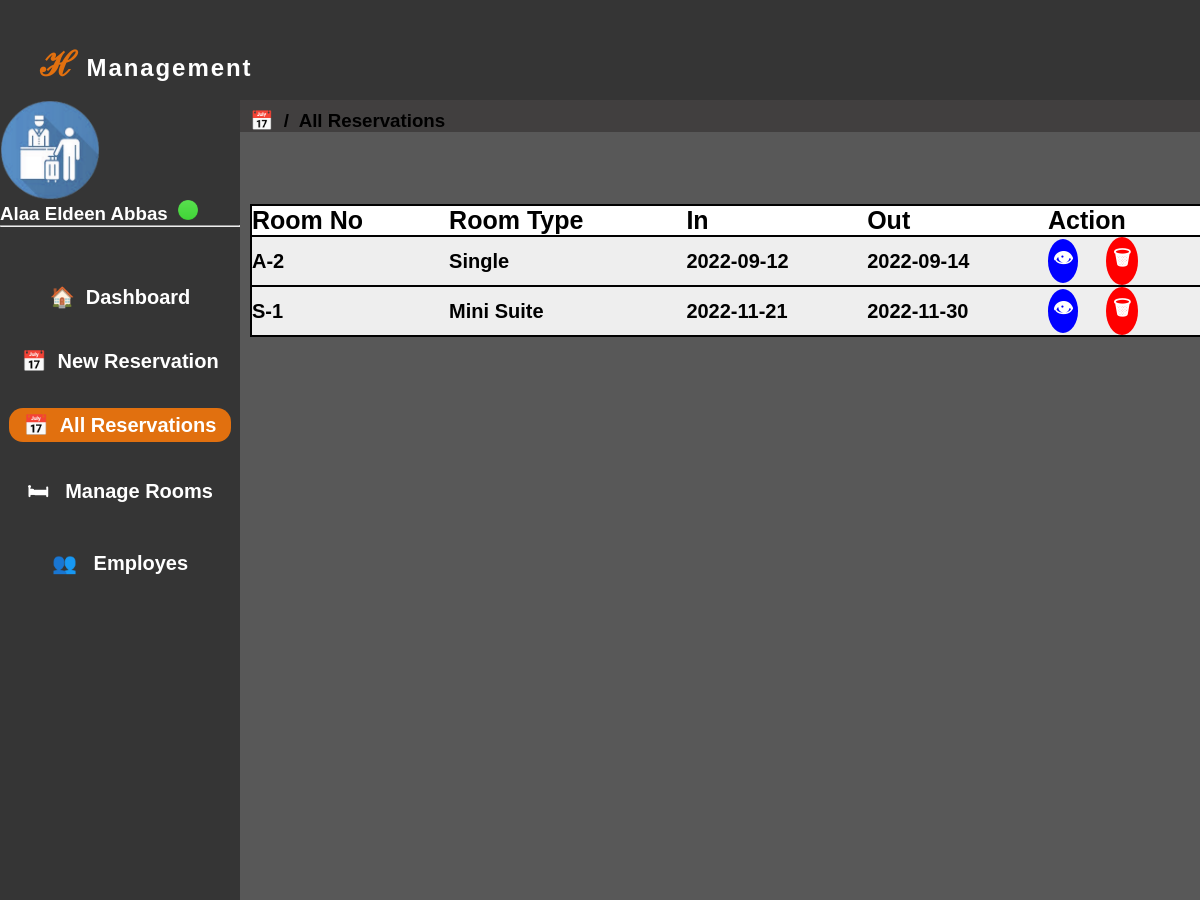
/admin/allreservation.php (signed in), run on the app's committed database.
### tables this page shows
CREATE TABLE `booking` (
  `bookin_id` int(11) NOT NULL,
  `cust_name` varchar(200) NOT NULL,
  `cust_phone` int(100) NOT NULL,
  `cust_address` varchar(100) NOT NULL,
  `cust_nic` varchar(200) NOT NULL,
  `room_no` varchar(100) NOT NULL,
  `room_type` varchar(100) NOT NULL,
  `booking_date` timestamp NOT NULL DEFAULT current_timestamp() ON UPDATE current_timestamp(),
  `check_in` date NOT NULL,
  `check_out` date NOT NULL,
  `price` int(100) NOT NULL,
  `nit` varchar(100) NOT NULL
);

### admin/allreservation.php (the view, shortened to what this page needs)
<html>
<head>
<link rel="stylesheet" href="css/style.css">
</head>
<body>
<div class="top">
<h2><span style="font-size:34px;">&#x210B;</span> Management </h2>
</div>
<div class="lft">
<h2><img src="img/htl.png">
<h3 style="color:#fff;">
<?php
if($_SESSION['admin']){
	$x=$_SESSION['admin'];
}
$conn=mysqli_connect('localhost','root','','hotel');
 $sqli="select * from admins where name='$x'";
     $result=mysqli_query($conn,$sqli);
     while($row=mysqli_fetch_array($result))
{
?>
<?php echo $row['admin_name'];?>&nbsp;
<img src="img/online.png" style="width:20px;">
<?php } ?>
</h3>
</h2>
<hr><br>
<ul>
<li><a href="one.php">&#x1F3E0; &nbsp;Dashboard</a></li>
<li><a href="reservation.php">&#128197; &nbsp;New Reservation</a></li>
<li><a href="allreservation.php" style="color:#fff;background:#e1700f;">&#128197; &nbsp;All Reservations</a></li>
<li><a href="rooms.php">&#128719; &nbsp; Manage Rooms</a></li>
<li><a href="employee.php">&#128101; &nbsp; Employes</a></li>
</ul>
</div>
<div class="rgt">
<div class="add">
<h3>&#128197; &nbsp;/&nbsp; All Reservations</h3>
</div>
<BR><BR><BR><BR>
<table width="99%" cellspacing="10">
<tr class="t1">
<td>Room No</td>
<td>Room Type</td>
<td>In</td>
<td>Out</td>
<td>Action</td>
</tr>
<?php
$sel="select * from booking";
$run=mysqli_query($conn,$sel);
while($row=mysqli_fetch_array($run)){
	$id=$row['bookin_id'];
?>
<tr class="t2">
<td><?php echo $row['room_no']; ?></td>
<td><?php echo $row['room_type']; ?></td>
<td><?php echo $row['check_in']; ?></td>
<td><?php echo $row['check_out']; ?></td>
<td>
<a href="data.php?id=<?php echo $id; ?>" class="a1">&#x1F441;</a>
<a href="allreservation.php?delete=<?php echo $id; ?>" onclick="return confirm('Are you Sure?')" class="a2">
&#128465;</a>
</td>
</tr>
<?php } ?>
</table>
</div>
</body>
</html>

### admin/css/style.css (style rules this page uses)
* { margin: 0; padding: 0; box-sizing: border-box; }
body { background: #353535; font-family: Arial, sans-serif; color: #fff; }
.top { width: 100%; height: 100px; background: #353535; }
.top h2 { padding: 40px; color: #fff; letter-spacing: 0.12rem; cursor: pointer; }
.lft { width: 20%; height: 100%; float: left; background: #353535; }
.lft h2 { color: #626262; }
.lft img { width: 100px; }
.lft ul { list-style: none; padding: 0; }
.lft ul li { margin: 40px 0; text-align: center; }
.lft ul li a { text-decoration: none; color: #fff; font-size: 20px; padding: 6px 15px; font-weight: bold; border-radius: 14px; transition: 0.7s; }
span { color: #e1700f; }
.rgt { width: 80%; height: 100%; float: right; background: #585858; color: #000; }
.add { width: 100%; height: auto; background: #413f3f; line-height: center; }
.add h3 { margin-left: 10px; padding-top: 10px; cursor: pointer; }
table { margin-left: 10px; width: 100%; border-collapse: collapse; }
.t1, .t2 { color: #000; background: #fff; font-weight: bold; border: 2px solid #000; padding: 10px; }
.t1 { font-size: 25px; }
.t2 { font-size: 20px; background: #eee; }
.a1, .a2 { text-decoration: none; color: #fff; border-radius: 50%; display: inline-block; transition: 0.3s; }
.a1 { background: blue; padding: 5px; }
.a2 { background: red; padding: 7px; }
h3 img { width: 10px; }

### data on the page
booking: room_no "A-2", room_type "Single", check_in "2022-09-12", check_out "2022-09-14"
booking: room_no "S-1", room_type "Mini Suite", check_in "2022-11-21", check_out "2022-11-30"

### other printed values
$row['admin_name'] "Alaa Eldeen Abbas"
